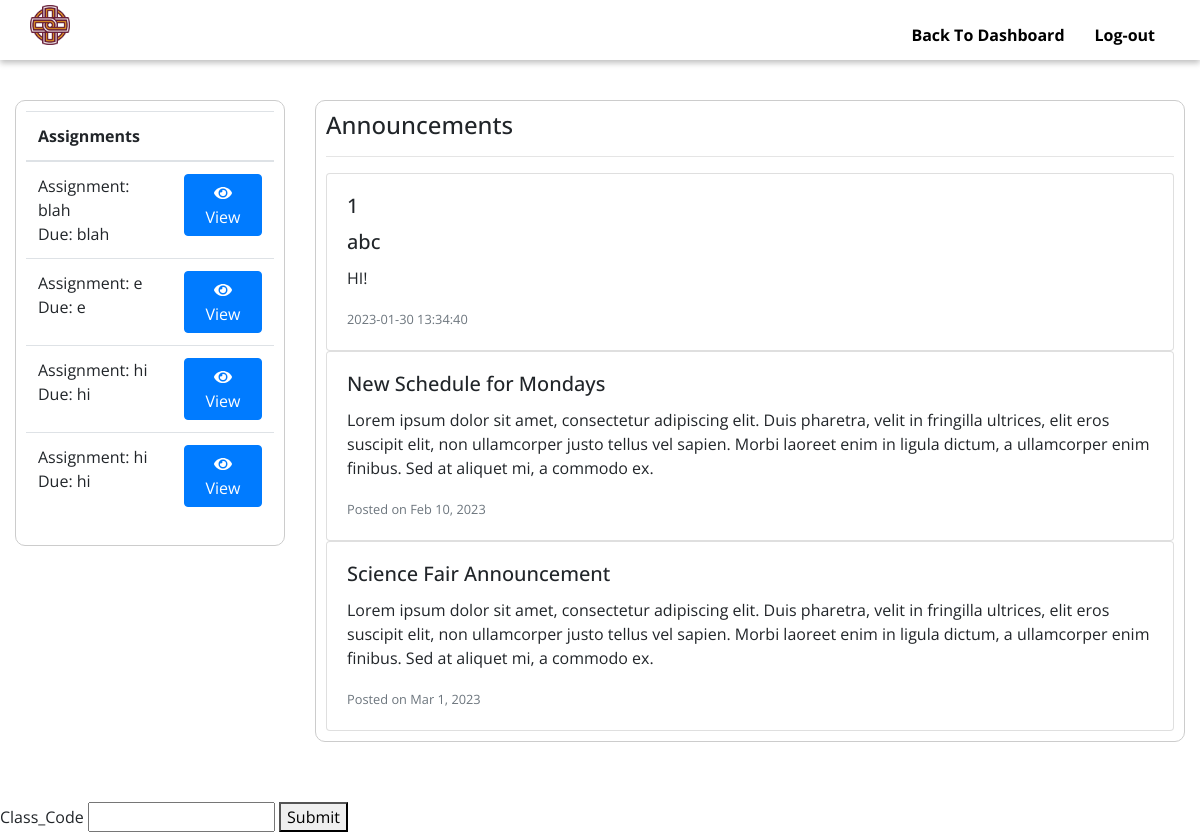
Page /student_dash.php (signed in) on the committed database.
### tables this page shows
CREATE TABLE `Assignments` (
  `Assignment_id` int NOT NULL AUTO_INCREMENT,
  `Class_id` int NOT NULL,
  `Assignment_name` varchar(200) NOT NULL,
  `Assignment_type` varchar(100) NOT NULL,
  `Due_date` datetime NOT NULL,
  `No_of_attempts` int NOT NULL,
  `Is_active` tinyint(1) NOT NULL DEFAULT '0',
  PRIMARY KEY (`Assignment_id`),
  KEY `Class_id` (`Class_id`),
  CONSTRAINT `Assignments_ibfk_1` FOREIGN KEY (`Class_id`) REFERENCES `Class` (`Class_id`)
);

CREATE TABLE `Announcement_Entry` (
  `Entry_id` int NOT NULL AUTO_INCREMENT,
  `Class_id` int NOT NULL,
  `Calender_date` datetime DEFAULT NULL,
  `Text_entry` varchar(500) NOT NULL,
  PRIMARY KEY (`Entry_id`),
  KEY `Class_id` (`Class_id`),
  CONSTRAINT `Announcement_Entry_ibfk_1` FOREIGN KEY (`Class_id`) REFERENCES `Class` (`Class_id`)
);

CREATE TABLE `Class` (
  `Class_id` int NOT NULL AUTO_INCREMENT,
  `Class_name` varchar(50) NOT NULL,
  `Professor_id` int NOT NULL,
  `Code` varchar(10) DEFAULT NULL,
  PRIMARY KEY (`Class_id`),
  KEY `Professor_id` (`Professor_id`),
  CONSTRAINT `Class_ibfk_1` FOREIGN KEY (`Professor_id`) REFERENCES `Users` (`User_ID`)
);

### includes/classes.php (called while the page is built, shortened)
<?php
include("db_connect.php");
class Student extends User{
    public function getAssignmentsDue(){
        global $conn;
        $stmt = $conn->prepare("Select Assignment_id,Assignment_name,Due_date,Is_active from Assignments where Class_id = (select Class_1 from Users where User_ID=?) OR Class_id = (select Class_2 from Users where User_ID=?) OR Class_id = (select Class_3 from Users where User_ID=?) OR Class_id = (select Class_4 from Users where User_ID=?) OR Class_id = (select Class_5 from Users where User_ID=?)");
        $stmt->bind_param("iiiii",$this->user_id,$this->user_id,$this->user_id,$this->user_id,$this->user_id);
        $stmt->execute();
        $stmt->bind_result($id,$name,$due_date,$is_active);
        $array = array();
        while($stmt->fetch()){
            array_push($array, array($id,$name,$due_date,$is_active));
        }
        return $array;
    }
}
class Annoucement_Entry{
   function __construct($Entry_id, $Class_id,$Class_Name ,$Date, $Text){
    $this->Class_id = $Class_id;
    $this->Class_Name = $Class_Name;
    $this->Date   = $Date;
    $this->Text = $Text;
    }
}
class Announcements{
    function getEntries($class_id){
        global $conn;
        $stmt = $conn->prepare("Select Entry_id, Announcement_Entry.Class_id, Class_Name,Calender_Date,Text_Entry from Announcement_Entry inner join Class on Announcement_Entry.Class_id = Class.Class_id where Announcement_Entry.Class_id=? ");
        $stmt->bind_param("i",$class_id);
        $stmt->execute();
        $stmt->bind_result($eid,$cid,$Class_Name,$cdate,$text);
        $this->Entry_array = array();
        while($stmt->fetch()){
            array_push($this->Entry_array, new Annoucement_Entry($eid,$cid,$Class_Name,$cdate,$text));
        }
        return $this->Entry_array;
    }
}
?>

### student_dash.php (the view, shortened to what this page needs)
<?php
include("includes/classes.php");
$user = $_SESSION["user"];
?>
<!DOCTYPE html>
<html lang="en">
<head>
        <link rel="stylesheet" type="text/css" href="styles/style.css">
    </head>
    <link rel="stylesheet" href="https://stackpath.bootstrapcdn.com/bootstrap/4.3.1/css/bootstrap.min.css">
    <link rel="stylesheet" href="https://cdnjs.cloudflare.com/ajax/libs/font-awesome/5.15.2/css/all.min.css" />
</head>
<body style="border: 0px solid black;">
    <nav>
        <div id="left-side">
        <div id="logo-div">
            <a>
            <img src="./imgs/logo.png" style="width:40px; height:40px;" />
            </a>
            </div>
            </div>
            <div id="right-side">
            <div class="link-nav"><a style="color:black; text-decoration:none;" href="./student_dash.php">Back To Dashboard</a></div>
            <div class="link-nav"><a onclick="logoutcall()" id="logoutbtn">Log-out</a></div>
        </div>
    </nav>
    <div class="container-fluid">
        <div class="row">
    <div class="col-md-3">
        <div class="container-rounded">
        <table class='table'>
        <thead>
        <tr>
        <th scope='col'>Assignments</th>
        <th scope="col"></th>
        </tr>
        </thead>
        <tbody>
        <?php
        $assignments_due = $user->getAssignmentsDue();
            foreach($assignments_due as $assignment){
                echo " <tr>";
                echo " <td>Assignment: ".$assignment[1]."<br />";
                echo " Due: ".$assignment[1]."<br></td>";
                echo " <td><button onclick='beginAssignment($assignment[0]);' type='button' class='btn btn-view btn-primary'><i class='fas fa-eye'></i> View</button></td>";
            }
            echo ' </tbody>';
            echo "</table>";
            echo "</div>";
            ?>
        </div>
        <div class="col-md-9">
            <div class="container-rounded">
                <h4>Announcements</h4>
                <hr>
                <div class="card">
                    <div class="card-body">
                        <?php
                              $Announcement_Class =  new Announcements();
                              $array = $Announcement_Class->getEntries(1);
                            echo "<h5 class='card-title'>".$array[0]->Class_id."</h5>";
                            echo "<h5 class='card-title'>".$array[0]->Class_Name."</h5>";
                            echo "<p class='card-text'>".$array[0]->Text."</p>";
                            echo "<p class='card-text'><small class='text-muted'>".$array[0]->Date."</small></p>";
                        ?>
                    </div>
                </div>
                <div class="card">
                    <div class="card-body">
                        <h5 class="card-title">New Schedule for Mondays</h5>
                        <p class="card-text">Lorem ipsum dolor sit amet, consectetur adipiscing elit. Duis pharetra, velit in fringilla ultrices, elit eros suscipit elit, non ullamcorper justo tellus vel sapien. Morbi laoreet enim in ligula dictum, a ullamcorper enim finibus. Sed at aliquet mi, a commodo ex.</p>
                        <p class="card-text"><small class="text-muted">Posted on Feb 10, 2023</small></p>
                    </div>
                </div>
                <div class="card">
                    <div class="card-body">
                        <h5 class="card-title">Science Fair Announcement</h5>
                        <p class="card-text">Lorem ipsum dolor sit amet, consectetur adipiscing elit. Duis pharetra, velit in fringilla ultrices, elit eros suscipit elit, non ullamcorper justo tellus vel sapien. Morbi laoreet enim in ligula dictum, a ullamcorper enim finibus. Sed at aliquet mi, a commodo ex.</p>
                        <p class="card-text"><small class="text-muted">Posted on Mar 1, 2023</small></p>
                    </div>
                </div>
            </div>
        </div>
    </div>
</div>
<form id="register_class">
    <label for="class_code">Class_Code</label>
    <input type="text" name="class_code" id="class_code"/>
    <button type="button" onclick="registerClass();">Submit</button>
        </form>
</body>
</html>

### styles/style.css (style rules this page uses)
* { font-family: 'Open Sans', sans-serif; }
.link-nav a { cursor: pointer; }
.table { max-width: 100% !important; }
body { margin:0; background-color: rgb(34 51 167 / 11%); border:0px solid black !important; }
nav { height: 60px; display: flex; background-color: #FFFF; color: black; margin:0%; width:100vw; padding-top:5px; padding-bottom:5px; box-shadow: 0px 3px 6px #00000041; vertical-align: center; z-index: 99; }
#logo-div { vertical-align:middle; height: 100%; display: flex; align-items:center; }
#left-side { margin-left: 30px; float: left; flex-grow: 1; }
#right-side { margin-right: 30px; display: flex; align-self: right; align-content: right; text-align: center; float: right; }
.link-nav { padding-left:15px; padding-right:15px; line-height: 60px; text-align: center; font-weight: bold; vertical-align: middle; }
.container-fluid { padding: 2.5em; }
.container-rounded { border-radius: 10px; border: 1px solid #ccc; padding: 10px; margin-bottom: 20px; }
.btn-view { background-color: #007bff; color: #fff; }
.card { padding-left: 0px !important; padding-right: 0px !important; }
* { box-sizing: border-box; }
body { border: 2px solid black; height: 600px; }
img { height: 240px; width: 320px; }

### rows in the picture
assignments: Assignment_name "blah"
assignments: Assignment_name "e"
assignments: Assignment_name "hi"
assignments: Assignment_name "hi"
announcement_entry: Class "1", Text_entry "HI!", Calender_date "2023-01-30 13:34:40"
class: Class_name "abc"
